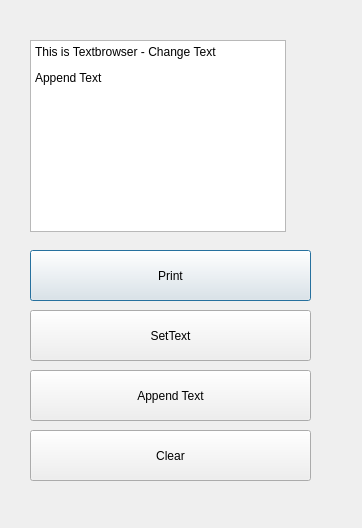
<?xml version="1.0" encoding="UTF-8"?>
<ui version="4.0">
 <class>Dialog</class>
 <widget class="QDialog" name="Dialog">
  <property name="geometry">
   <rect>
    <x>0</x>
    <y>0</y>
    <width>362</width>
    <height>528</height>
   </rect>
  </property>
  <property name="windowTitle">
   <string>Dialog</string>
  </property>
  <widget class="QPushButton" name="btn_Print">
   <property name="geometry">
    <rect>
     <x>30</x>
     <y>250</y>
     <width>281</width>
     <height>51</height>
    </rect>
   </property>
   <property name="text">
    <string>Print</string>
   </property>
  </widget>
  <widget class="QPushButton" name="btn_setText">
   <property name="geometry">
    <rect>
     <x>30</x>
     <y>310</y>
     <width>281</width>
     <height>51</height>
    </rect>
   </property>
   <property name="text">
    <string>SetText</string>
   </property>
  </widget>
  <widget class="QPushButton" name="btn_appendText">
   <property name="geometry">
    <rect>
     <x>30</x>
     <y>370</y>
     <width>281</width>
     <height>51</height>
    </rect>
   </property>
   <property name="text">
    <string>Append Text</string>
   </property>
  </widget>
  <widget class="QPushButton" name="btn_Clear">
   <property name="geometry">
    <rect>
     <x>30</x>
     <y>430</y>
     <width>281</width>
     <height>51</height>
    </rect>
   </property>
   <property name="text">
    <string>Clear</string>
   </property>
  </widget>
  <widget class="QTextBrowser" name="textbrow_Test">
   <property name="geometry">
    <rect>
     <x>30</x>
     <y>40</y>
     <width>256</width>
     <height>192</height>
    </rect>
   </property>
   <property name="html">
    <string>&lt;!DOCTYPE HTML PUBLIC &quot;-//W3C//DTD HTML 4.0//EN&quot; &quot;http://www.w3.org/TR/REC-html40/strict.dtd&quot;&gt;
&lt;html&gt;&lt;head&gt;&lt;meta name=&quot;qrichtext&quot; content=&quot;1&quot; /&gt;&lt;style type=&quot;text/css&quot;&gt;
p, li { white-space: pre-wrap; }
&lt;/style&gt;&lt;/head&gt;&lt;body style=&quot; font-family:'Gulim'; font-size:9pt; font-weight:400; font-style:normal;&quot;&gt;
&lt;p style=&quot; margin-top:12px; margin-bottom:12px; margin-left:0px; margin-right:0px; -qt-block-indent:0; text-indent:0px;&quot;&gt;This is Textbrowser - Change Text&lt;/p&gt;
&lt;p style=&quot; margin-top:12px; margin-bottom:12px; margin-left:0px; margin-right:0px; -qt-block-indent:0; text-indent:0px;&quot;&gt;Append Text&lt;/p&gt;&lt;/body&gt;&lt;/html&gt;</string>
   </property>
  </widget>
 </widget>
 <resources/>
 <connections/>
</ui>
